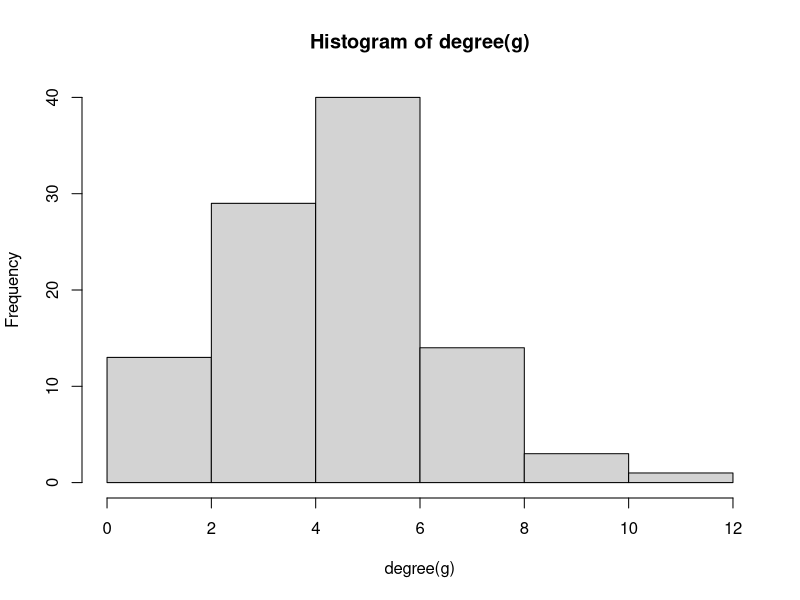
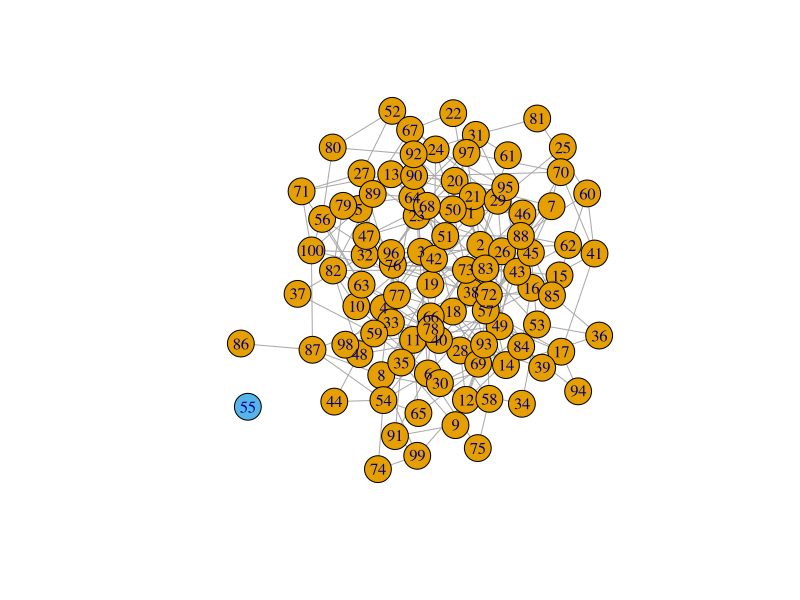
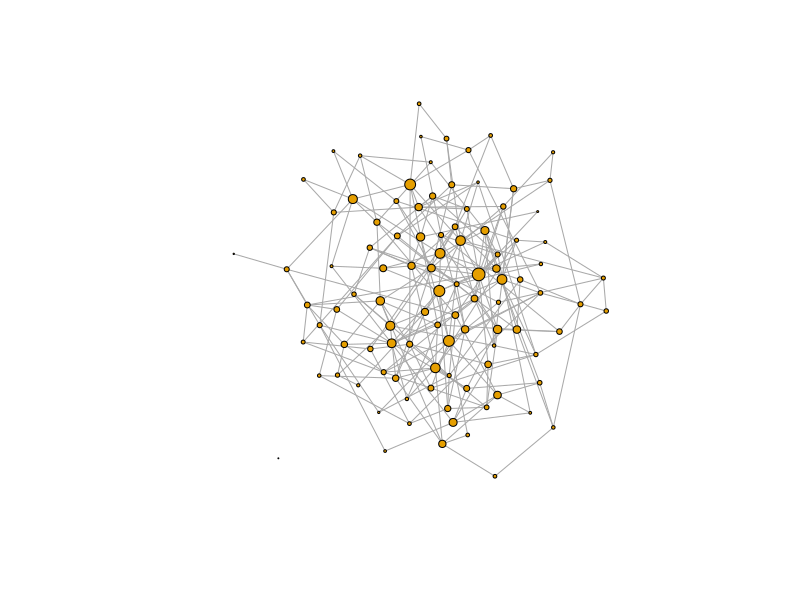

Generate these figures, in order, with R:
# I Grafy losowe (Erdős-Rényi)

library(igraph)

# Erdos-Renyi graph
# number of nodes 100, rewiring probability 0.05
g <- erdos.renyi.game(p.or.m=0.05, n=100)

# summarize the graph
summary(g) # is the graph weighted? NO

# list all vertices and edges
V(g)
E(g)

# add weights to the edges
E(g)$weight <- runif(length(E(g)), 0.01, 1)

# summarize the graph again
summary(g) # Graph is now weighted (W)

# degree of vertices
degree(g)
# histogram of degrees
hist(degree(g))

# connected components
cl <- clusters(g)
cl
plot(g, vertex.color=cl$membership) # There are 2 clusters (one has only 1 node)

# Visualize graph with vertex size corresponding to PageRank
pr <- page.rank(g)$vector

plot(g, vertex.size=pr*300,vertex.label=NA, edge.arrow.size=.2)
